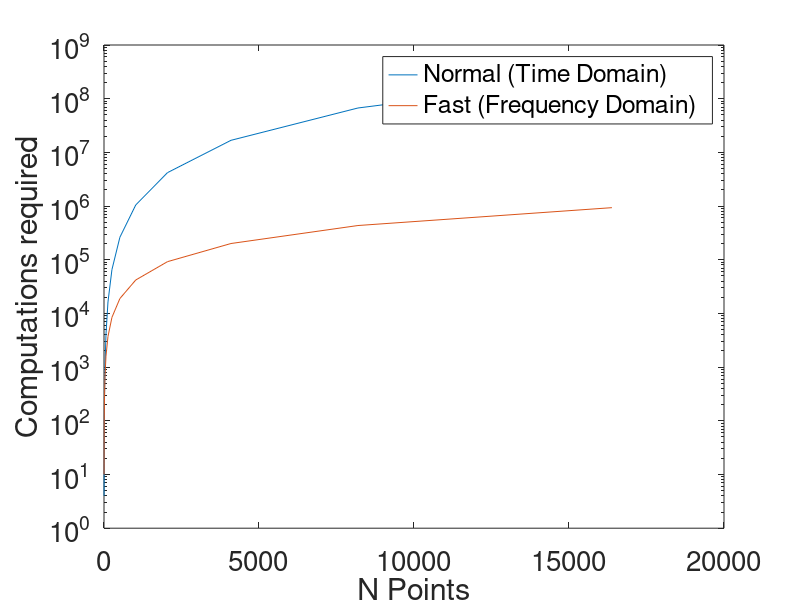

The MATLAB source for this figure:
x = linspace(1,14,14);
n = 2.^x;

fast = 4.*n.*log2(n) + n;
slow = n.^2;

figure
a = semilogy(n,slow,n,fast);
% title('Computations for Fast vs Normal Cross Correlation')
legend('Normal (Time Domain)','Fast (Frequency Domain)');
xlabel('N Points')
ylabel('Computations required')

set(gca,'FontSize',20)
% 
% set(findall(gcf,'type','text'),'FontSize',2)